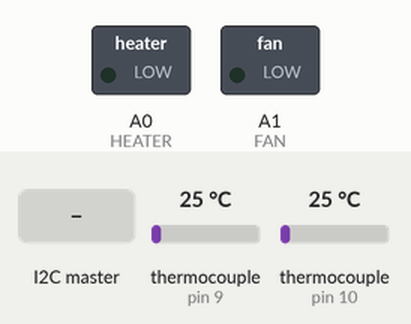
A sketch run on a simulated Arduino Uno, built with avr-gcc and run on an emulated ATmega328P. Shown: switched loads named in the sketch (green lamp = pin HIGH). The inputs (shaded band) are chosen by the test bench; at power-on: thermocouple (sensors on pin 9, pin 10) 25 °C. EEPROM starts erased; what the sketch prints to the serial monitor is not drawn.

Above: at 1.2 s.
1.3 s: the I2C master sends the byte 2
At 2.7 s:
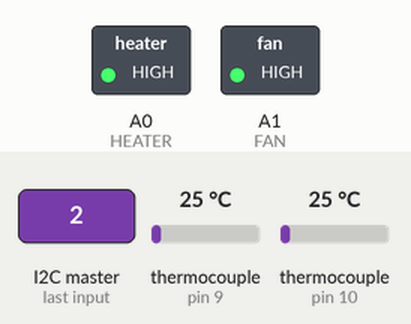
At 3.6 s:
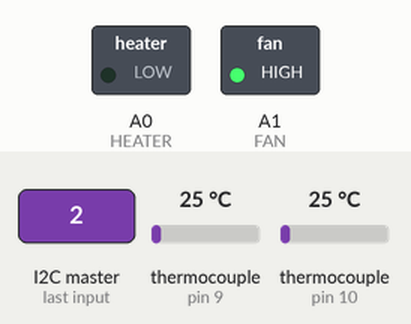
Timing chart, 0 to 5.5 s (numbered marks = the images above; inputs shaded):
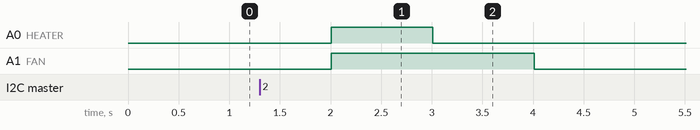

Measured:
- after the input at 1.3 s, A0 (HEATER): LOW → HIGH after 0.71 s, → LOW 1.0 s later; A1 (FAN): LOW → HIGH after 0.71 s, → LOW 2.0 s later

The sketch:

roaster-io-board.ino
```cpp
#include <max6675.h>
#include <Wire.h>
#include <EEPROM.h>

#define SLAVE_ADDRESS 0x08

#define TC1_CS 10
#define TC2_CS 9
#define SCK 13
#define MISO 12
#define HEATER A0
#define FAN A1


byte i2cMessageIn[3];
byte roasterState = 0; // 1- idle 2- roasting 3- cooling 4- error

MAX6675 thermocouple_1(SCK, TC1_CS, MISO);
MAX6675 thermocouple_2(SCK, TC2_CS, MISO);

double temp_sensor_1 = 0;
double temp_sensor_2 = 0;
double temperature = 0;
int setpointTemp = 0;

void setup()
{
  Serial.begin(115200);
  Wire.begin(SLAVE_ADDRESS);

  Wire.onReceive(receiveData);
  Wire.onRequest(sendData);

  pinMode(HEATER, OUTPUT);
  pinMode(FAN, OUTPUT);

  digitalWrite(HEATER, LOW);
  digitalWrite(FAN, LOW);

  Serial.println("Setup complete");
//  EEPROM.update(0, 230);
  setpointTemp = EEPROM.read(0);
  Serial.println(setpointTemp);

}

void loop() {

  temp_sensor_1 = thermocouple_1.readCelsius();
  temp_sensor_2 = thermocouple_2.readCelsius();

  if (temp_sensor_1 > temp_sensor_2)
  {
    temperature = temp_sensor_1;
  }
  else {
    temperature = temp_sensor_2;
  }

//  temperature = (temp_sensor_1 + temp_sensor_2) / 2;

//  if (abs(temp_sensor_1 - temp_sensor_2) > 15)
//  {
//      Serial.println("temp sensor mismatch");
//      roasterState = 99;
//  }

  Serial.print("Temp: ");
  Serial.println(temperature);

  switch(roasterState)
  {
    case 0: // idle
      digitalWrite(HEATER, LOW);
      digitalWrite(FAN, LOW);

      break;

    case 1: // start roast
      Serial.println("Start roast");
      digitalWrite(HEATER, HIGH);
      digitalWrite(FAN, HIGH);
      roasterState = 2;
      EEPROM.update(0, setpointTemp);
      break;

    case 2: // roasting
      Serial.println("Roasting");
      if (temperature >= setpointTemp)
      {
        Serial.println("Roasting – setpoint hit");
        digitalWrite(HEATER, LOW);
        roasterState = 3; // cooling
      }
      break;

    case 3:
      digitalWrite(HEATER, LOW);
      Serial.println("Cooling");
      if (temperature <= 60)
      {
        Serial.println("Cooling - stopped");
        digitalWrite(FAN, LOW);
        roasterState = 0; // idle
      }
      break;

    case 99:
      digitalWrite(HEATER, LOW);
      digitalWrite(FAN, LOW);
      Serial.println("Temp sensor mismatch!");
      Serial.println(temp_sensor_1);
      Serial.println(temp_sensor_2);

      if (abs(temp_sensor_1 - temp_sensor_2) < 10)
      {
        Serial.println("Temp sensors agree again!");
        Serial.println(temp_sensor_1);
        Serial.println(temp_sensor_2);
        roasterState = 0; // idle
      }
      break;

    default:
      Serial.println("Hit default case");

      digitalWrite(HEATER, LOW);
      digitalWrite(FAN, LOW);
      break;
  }
  delay(1000);
}

void receiveData(int bytecount)
{
  for (int i = 0; i < bytecount; i++) {
    i2cMessageIn[i] = Wire.read();
//    Serial.print("I2C Message In: ");
//    Serial.println(i2cMessageIn[i], HEX);
  }

//  Serial.print("I2C Message In: ");
//  Serial.println(i2cMessageIn, HEX);

  handleMessage();

}

void handleMessage()
{

  switch (i2cMessageIn[0]) {
    case 1: // get status
//      Serial.println("Status requested");
      break;
    case 2: // start roast
      Serial.println("Start roast requested");
      setpointTemp = i2cMessageIn[1];
//      Serial.println(i2cMessageIn);
//      Serial.print("Set temp: ");
//      Serial.println(setpointTemp);
      roasterState = 1;
      break;
    case 3: // cancel roast
      Serial.println("cancel roast requested");
      roasterState = 3;
      break;
    case 4: // cancel cooling
      Serial.println("cancel cooling requested");
      roasterState = 0;
      break;
  }

}

void sendData()
{

  switch (i2cMessageIn[0]) {
    case 1: // get status
//      Serial.print("Status response: ");
//      Serial.println((int)temperature);
      Wire.write((int)temperature);
      Wire.write(roasterState);
      break;
    case 2: // start roast
      Serial.println("Start roast response");
      Wire.write(0x33);
      break;
    case 3: // cancel roast
      Serial.println("Cancel roast requested");
      Wire.write(0x34);
      break;
    case 4: // cancel roast
      Serial.println("Cancel cooling requested");
      Wire.write(0x35);
      break;
    case 5: // get saved temp setpoint
      Serial.print("Setpoint requested:");
      Serial.println(setpointTemp);
      Wire.write(setpointTemp);
      break;
  }

}
```
